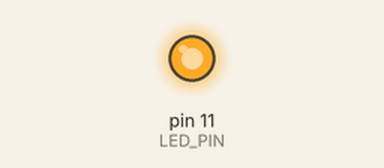
The sketch below on a simulated Arduino Uno, built with avr-gcc and run on an emulated ATmega328P. Shown: output pins drawn as LEDs (lit = HIGH).

Above: at 0.1 s.
At 6.75 s:
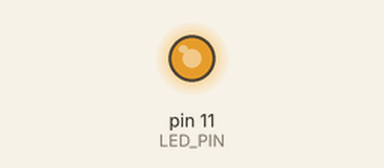
At 13.35 s:
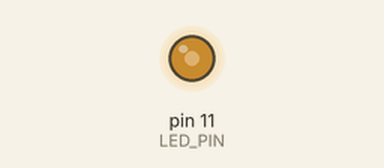
At 26.6 s:
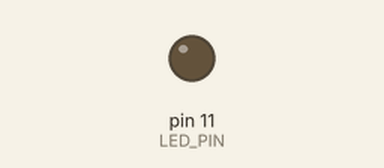
Timing chart, 0 to 40.0 s (numbered marks = the images above):
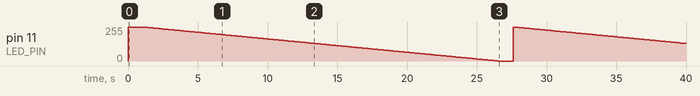

The sketch:

sketch_aug23a_analog.ino
```cpp
#define LED_PIN 11

void setup() {

  pinMode(LED_PIN, OUTPUT);

  analogWrite(LED_PIN, 255);
  delay(1000);
}

void loop() {

  for(int i = 255; i >= 0; i--) {
    analogWrite(LED_PIN, i);
    delay(100);
    if(i == 0) {
      delay(1000);
    }
  }
  // analogWrite(LED_PIN,200);
  // delay(500);
  // analogWrite(LED_PIN, 100);
  // delay(500);
  // analogWrite(LED_PIN, 50);
  // delay(500);
  // analogWrite(LED_PIN, 5);
  // delay(500);
  // analogWrite(LED_PIN, 0);
  // delay(1000);
}
```

Measured:
- by itself, pin 11 (LED_PIN): 255/255 → 254/255 at 1.1 s, → 253/255 0.10 s later, → 252/255 0.10 s later, → 251/255 0.10 s later, … (379 changes in this stretch)
